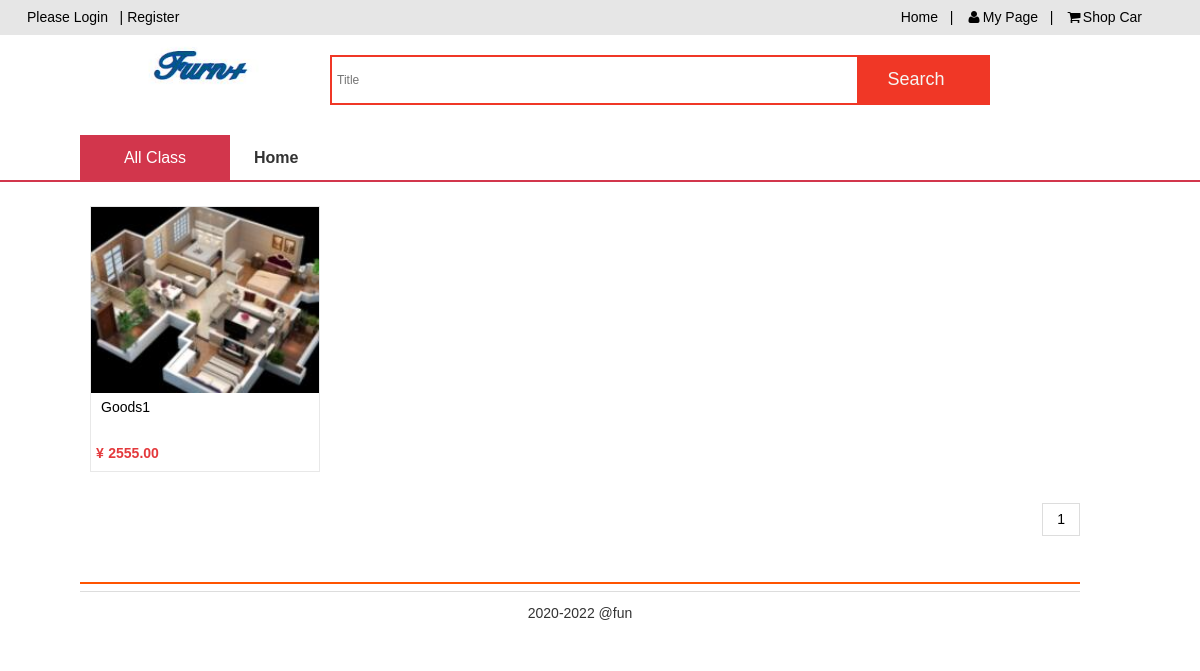
/CODE/search.php, run on the app's committed database.
### tables this page shows
CREATE TABLE `goods` (
  `id` int(11) NOT NULL AUTO_INCREMENT,
  `goods_name` varchar(255) NOT NULL,
  `price` float NOT NULL,
  `description` text,
  `old_price` float(11,2) DEFAULT '0.00',
  `picture` varchar(255) DEFAULT NULL,
  `status` varchar(255) DEFAULT NULL,
  `cid` int(11) DEFAULT NULL,
  `created` varchar(255) DEFAULT NULL,
  `author` varchar(255) DEFAULT NULL,
  `image` varchar(255) DEFAULT NULL,
  `size` varchar(255) DEFAULT NULL,
  `num` varchar(255) DEFAULT NULL,
  PRIMARY KEY (`id`) USING BTREE
);

### CODE/search.php (the view, shortened to what this page needs)
<?php include('top.php') ?>
    <link href="./static/css/seastyle.css" rel="stylesheet" type="text/css" />
		<b class="line"></b>
        <div class="search">
			<div class="search-list">
				<div class="nav-table">
					<div class="long-title"><span class="all-goods">All Class</span></div>
						<div class="nav-cont">
							<ul>
								<li class="index"><a href="./static/#">Home</a></li>
						</div>
					</div>
					<div class="am-g am-g-fixed">
						<div class="am-u-sm-12 am-u-md-12">
	            <br>
                        </div>
							<div class="search-content">
								<ul class="am-avg-sm-2 am-avg-md-3 am-avg-lg-4 boxes">
                  <?php
if (isset($_GET["page"])) { $page  = $_GET["page"]; } else { $page=1; };
$name=isset($_GET['name'])?$_GET['name']:'';
$num_rec_per_page=12;
$start_from = ($page-1) * $num_rec_per_page;
if(empty($name)){
  $sql="select * from goods where  status = 1 LIMIT {$start_from}, {$num_rec_per_page}";
}else{
  $sql="select * from goods where goods_name like '%{$name}%' and  status = 1 LIMIT {$start_from}, {$num_rec_per_page}";
}
$sql_all = "SELECT * FROM goods";
$result = $conn->query($sql_all);
$result_page = $conn->query($sql);
$total_records = $result->num_rows;
$total_pages = ceil($total_records / $num_rec_per_page);
        if ($result_page->num_rows > 0) {
          while($row = $result_page->fetch_assoc()) {
            ?>
            <li>
            	<a href="goods.php?id=<?php echo $row['id']?>">
                <div class="i-pic limit">
                      <img src="<?php echo $row['picture']?>" />
                      <p class="title fl"><?php echo $row['goods_name']?></p>
                      <p class="price fl">
                        <b>¥</b>
                        <strong><?php echo $row['old_price']?></strong>
                      </p>
                    </div>
                	</a>
                  </li>
                  <?php
              }
          } else {
            echo "0 个结果";
          }
                   ?>
								</ul>
							</div>
              <?php
      echo "<ul class='am-pagination am-pagination-right'>";
      for ($i=1; $i<=$total_pages; $i++) {
        echo "<li><a href='search.php?page=".$i."'>".$i."</a></li> ";
      };
      echo "</ul>";
      ?>
				</div>
					<div class="footer " style="">
						<div class="footer-hd ">
							<p style="text-align: center;">
							</p>
						</div>
						<div class="footer-bd ">
							<p style="text-align: center;">
								<em>2020-2022 @fun</em>
							</p>
						</div>
					</div>
				</div>
			</div>
	</body>
</html>

### CODE/static/AmazeUI-2.4.2/assets/css/admin.css (style rules this page uses)
ul { margin-top: 0; }

### CODE/static/basic/css/demo.css (style rules this page uses)
html, body, div, span, applet, object, iframe, h1, h2, h3, h4, h5, h6, p, blockquote, pre, a, abbr, acronym, address, big, cite, code, del, dfn, em, img, ins, kbd, q, s, samp, small, strike, strong, sub, sup, tt, var, b, u, i, center, dl, dt, dd, ol, ul, li, fieldset, form, label, legend, table, caption, tbody, tfoot, thead, tr, th, td, article, aside, canvas, details, embed, figure, figcaption, footer, header, hgroup, menu, nav, output, ruby, section, summary, time, mark, audio, video { margin: 0; padding: 0; border: 0; font-size: 100%; font: inherit; vertical-align: baseline; font-family: arial,"Lantinghei SC","Microsoft Yahei"; }
ul,li,ol { list-style:none; }
html { width:100%; height:100%; -ms-text-size-adjust:none; -webkit-text-size-adjust:none; -moz-text-size-adjust:none; -o-text-size-adjust:none; }
body { margin:0; padding:0; width:100%; font-size:12px; font-family: arial,"Lantinghei SC","Microsoft Yahei"; }
a:link,a:visited,a:hover { text-decoration:none; outline:none; }
*, *:after, *:before { -webkit-box-sizing: border-box; -moz-box-sizing: border-box; -o-box-sizing: border-box; box-sizing: border-box; }
img, input { vertical-align: middle; }
a { color: #000; text-decoration: none; }
.long-title,.nav-cont { display: none; }
.footer-bd { display:none }
.footer { text-align: center;border-top: 2px solid #F8F8F8 margin-top:20px; padding-top: 5px;margin-bottom:60px ; }
.footer-hd { display: block; }
@media only screen and (min-width: 640px) { html, body, div, span, applet, object, iframe, h1, h2, h3, h4, h5, h6, p, blockquote, pre, a, abbr, acronym, address, big, cite, code, del, dfn, em, img, ins, kbd, q, s, samp, small, strike, strong, sub, sup, tt, var, b, u, i, center, dl, dt, dd, ol, ul, li, fieldset, form, label, legend, table, caption, tbody, tfoot, thead, tr, th, td, article, aside, canvas, details, embed, figure, figcaption, footer, header, hgroup, menu, nav, output, ruby, section, summary, time, mark, audio, video { font-size: 14px; } }
@media only screen and (min-width: 640px) { .footer { text-align:left; display:block;position: relative;margin: 0px auto; padding: 7px 0px 9px;border-top: 2px solid #FF5400; margin-top:20px; } }
@media only screen and (min-width: 640px) { .footer .footer-bd p, .footer .footer-hd p { margin-bottom: 8px;line-height: 27px;border-bottom: 1px solid #DDD; text-align:left; } }
@media only screen and (min-width: 640px) { .footer .footer-bd p { border-bottom:none; } }
@media only screen and (min-width: 640px) { .footer-bd { display:block; } }
@media only screen and (min-width: 1025px) { .nav-table { max-width:1000px;margin: 0px auto;height: 45px;position: relative;overflow: hidden; } }
@media only screen and (min-width: 1025px) { .all-goods { font-size: 16px; } }
@media only screen and (min-width: 1025px) { .long-title { background:#d2364c;color:#fff ;height: 45px;line-height: 45px;display:block;position: absolute;width:150px ;text-align: center;font-size:16px ;top:0px;z-index: 6; } }
@media only screen and (min-width: 1025px) { .nav-cont { position: absolute;padding-left:150px;display:block;width:100% ;top:0px } }
@media only screen and (min-width: 1025px) { .nav-cont li { float: left;height: 45px;line-height: 45px; } }
@media only screen and (min-width: 1025px) { .nav-cont li::before { content: '\20';display: inline-block;height: 16px;border-right: 1px solid #d9d9d9;width: 0;vertical-align: middle;margin-left: -1px; } }
@media only screen and (min-width: 1025px) { .nav-cont li a { font-size: 16px;color: #333;line-height: 36px;margin-left: -1px;padding: 0 25px;text-decoration: none;font-weight: 700;display: inline-block;vertical-align: middle; } }
@media only screen and (min-width: 1025px) { b.line { display: block;width:100%;height:2px ;border-bottom:2px solid #d2364c;position: absolute;top:180px;z-index:5; } }

### CODE/static/css/hmstyle.css (style rules this page uses)
ul, li, ol { list-style: none; }
[class*="am-u-"] { padding-left:0rem;padding-right:0rem; }
img { width:100%; }
@media only screen and (min-width: 1025px) { .am-g-fixed { max-width:1000px; } }
@media only screen and (min-width: 1025px) { .footer { margin-top:20px ; } }

### data on the page
goods: picture (picture), goods_name "Goods1", old_price "2555.00"
